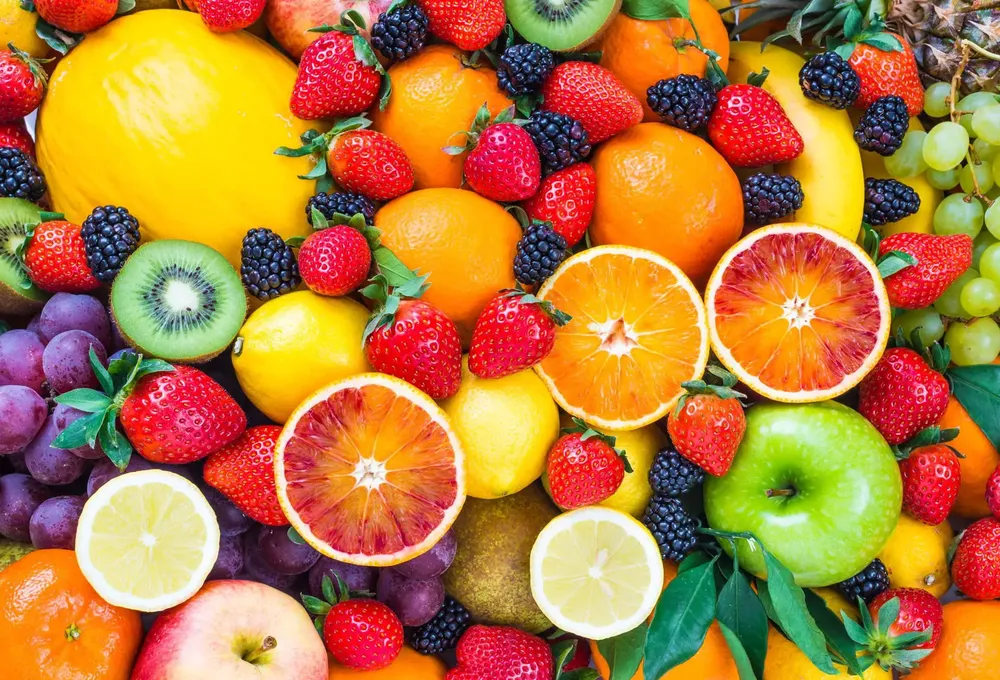
#> input picture semana4/frutas.webp, 1000 x 680 px, shrunk from 1920 x 1305 before the run
$ python ejercicio4.py
#> lines starting #> are read from the running program, lines starting #| are printed output that depends on the picture
#%%
from PIL import Image
import matplotlib.pyplot as plt
import numpy as np
from sklearn.cluster import KMeans

# Load the image
image_path = "frutas.webp"
image = Image.open(image_path)
#> image is the input picture: PIL image 1000x680 RGB; mean R, G, B 180.7, 123.5, 61.6
image_np = np.array(image)

#%%
# Reshape the image to a 2D array of pixels and 3 color values (RGB)
pixels = image_np.reshape(-1, 3)

# Apply K-means clustering to segment the image
kmeans = KMeans(n_clusters=5, random_state=42)  # 5 clusters for simplicity
kmeans.fit(pixels)

# Replace each pixel value with its corresponding centroid value
segmented_img = kmeans.cluster_centers_[kmeans.labels_]
segmented_img = segmented_img.reshape(image_np.shape)

# Convert to uint8 to properly display the image
segmented_img = segmented_img.astype(np.uint8)

# Plot the original and segmented images
plt.figure(figsize=(12, 6))
#%%
# Original image
plt.subplot(1, 2, 1)
plt.imshow(image_np)
plt.title('Original Image')
plt.axis('off')
#%%
# Segmented image
plt.subplot(1, 2, 2)
plt.imshow(segmented_img)
plt.title('Segmented Image with K-Means')
plt.axis('off')

plt.show()
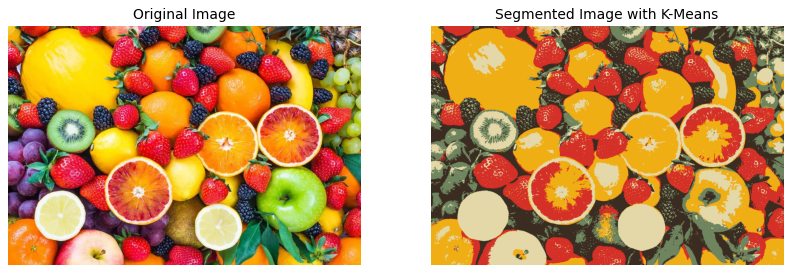
#> figure drawn by matplotlib, 2 panels

# %%
import cv2

# Convert the image to float32 type as required by OpenCV's kmeans
pixels_cv = np.float32(pixels)
#%%
# Define criteria for the algorithm (type of termination, max iterations, required accuracy)
criteria = (cv2.TERM_CRITERIA_EPS + cv2.TERM_CRITERIA_MAX_ITER, 100, 0.2)

# Apply kmeans() from OpenCV
k = 5  # Number of clusters
_, labels, centers = cv2.kmeans(pixels_cv, k, None, criteria, 10, cv2.KMEANS_RANDOM_CENTERS)
#> centers = [[240.4, 174.7, 21.04], [110.7, 134.3, 96.88], [60.09, 45.07, 33.76], [228.6, 216.9, 168.6], [212.1, 48.63, 39.52]]
#%%
# Convert centers back to uint8 (0-255 range) and map labels to corresponding colors
centers = np.uint8(centers)
#> centers = [[240, 174, 21], [110, 134, 96], [60, 45, 33], [228, 216, 168], [212, 48, 39]]
segmented_img_cv = centers[labels.flatten()]
segmented_img_cv = segmented_img_cv.reshape(image_np.shape)
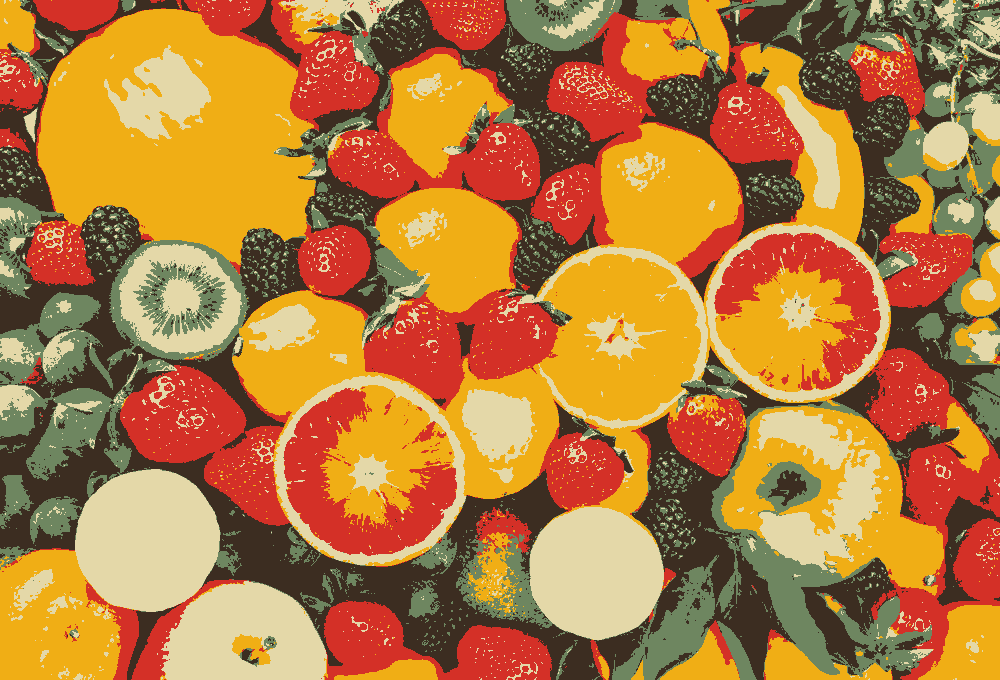
#> segmented_img_cv: shape (680, 1000, 3); mean R, G, B 180.4, 122.9, 61.1
#%%
# Plot the results: original,  KMeans from OpenCV
plt.figure(figsize=(18, 6))
#%%
# Original image
plt.subplot(1, 3, 1)
plt.imshow(image_np)
plt.title('Original Image')
plt.axis('off')

#%%
# OpenCV K-Means Segmented Image
plt.subplot(1, 3, 3)
plt.imshow(segmented_img_cv)
plt.title('Segmented Image (OpenCV)')
plt.axis('off')

plt.show()
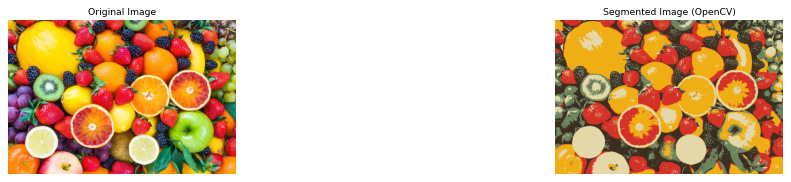
#> figure drawn by matplotlib, 2 panels

# %%
# Ajustar el tamaño de las imágenes para que se vean más grandes
plt.figure(figsize=(24, 8))

# Imagen original
plt.subplot(1, 3, 1)
plt.imshow(image_np)
plt.title('Original Image')
plt.axis('off')

# Imagen segmentada con Sklearn
plt.subplot(1, 3, 2)
plt.imshow(segmented_img)
plt.title('Segmented Image (Sklearn)')
plt.axis('off')

# Imagen segmentada con OpenCV
plt.subplot(1, 3, 3)
plt.imshow(segmented_img_cv)
plt.title('Segmented Image (OpenCV)')
plt.axis('off')

plt.show()
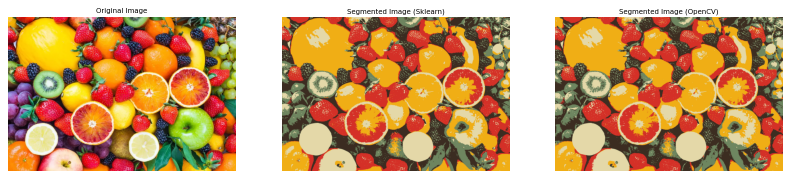
#> figure drawn by matplotlib, 3 panels

# %%


# %%
